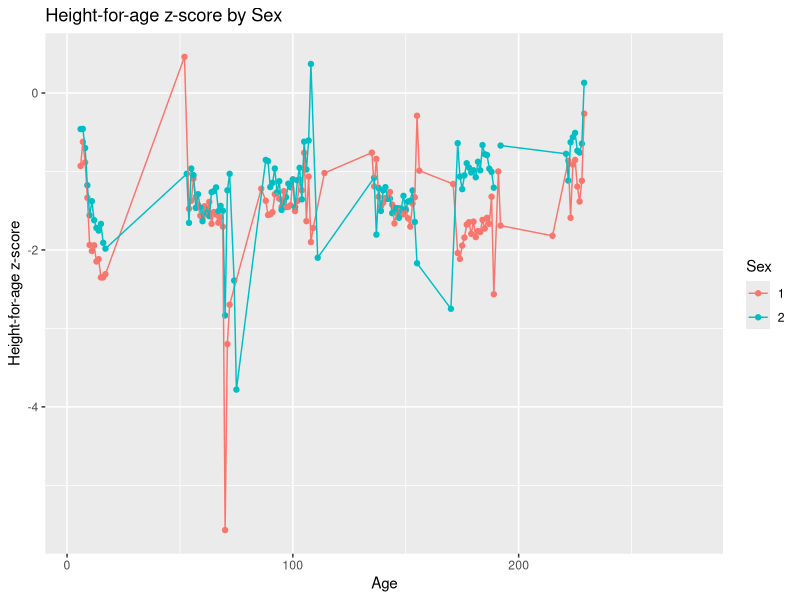
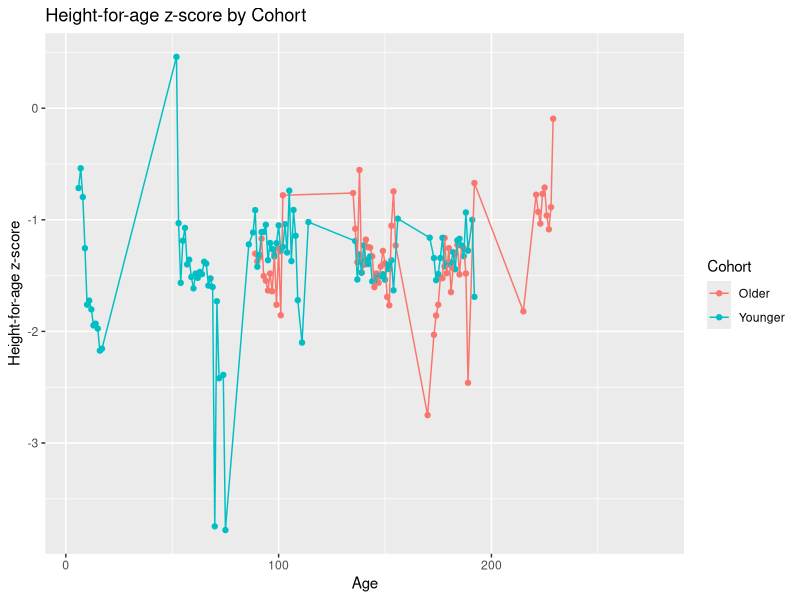
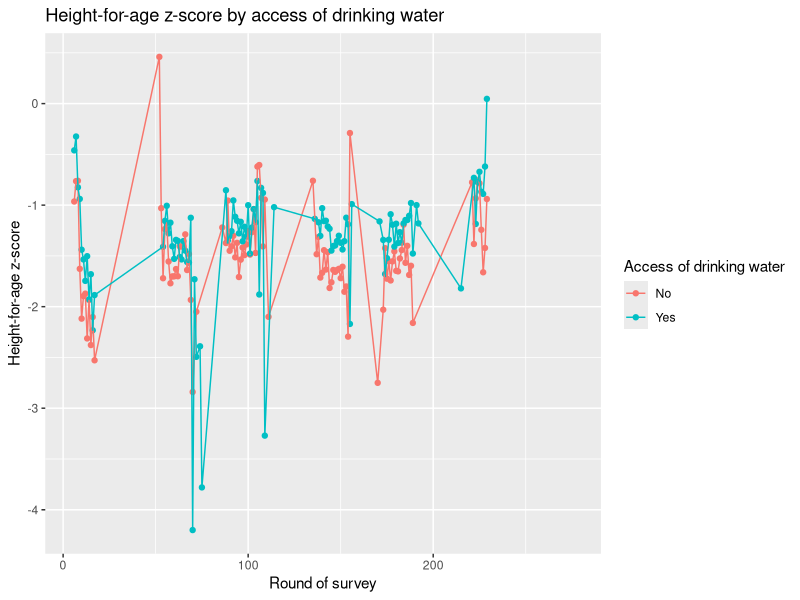

Write R code to recreate these figures, in order. (Note: this script raises an error after producing the figures.)
library(ggplot2)
library(tidyverse)
data = read.csv("data/processed/ethiopia_processed.csv")


### By sex
data %>%
  mutate(chsex = factor(chsex,
                     levels = c(1,2),
                     ))%>%
  group_by(chsex, agemon) %>% 
  summarise(m = mean(zhfa,na.rm = TRUE))%>%
  ggplot(aes(x = agemon,
             y = m,
             colour = chsex,
             group = chsex)) +
  geom_point()+
  geom_line()+
  labs(colour = "Sex",
       x = "Age", 
       y = "Height-for-age z-score",
       title = "Height-for-age z-score by Sex")


### By Cohort
data %>%
  mutate(yc = factor(yc,
                     levels = c(0,1),
                     labels = c("Older", "Younger")))%>%
  group_by(yc, agemon) %>% 
  summarise(m = mean(zhfa,na.rm = TRUE))%>%
  ggplot(aes(x = agemon,
             y = m,
             colour = yc,
             group = yc)) +
  geom_point()+
  geom_line()+
  labs(colour = "Cohort",
       x = "Age", 
       y = "Height-for-age z-score",
       title = "Height-for-age z-score by Cohort")

### By access of drinking water
data %>% 
  filter(drwaterq_new %in% c(0,1)) %>%
  mutate(water = factor(drwaterq_new,
                        levels = c(0,1),
                        labels = c("No","Yes")
  ))%>%
  group_by(water, agemon) %>% 
  summarise(m = mean(zhfa,na.rm = TRUE))%>%
  ggplot(aes(x = agemon,
             y = m,
             colour = water,
             group = water)) +
  geom_point()+
  geom_line()+
  labs(colour = "Access of drinking water",
       x = "Round of survey", 
       y = "Height-for-age z-score",
       title = "Height-for-age z-score by access of drinking water")



### Individual
data %>% 
  ggplot(aes(x = as.factor(round),
             y = zhfa,
             group = as.factor(childid))) +
  geom_point()+
  geom_line(alpha = 0.4)+
  labs(x = "Round of survey", 
       y = "Height-for-age z-score",
       title = "Individual Trajectory")+ 
  facet_wrap(yc)
